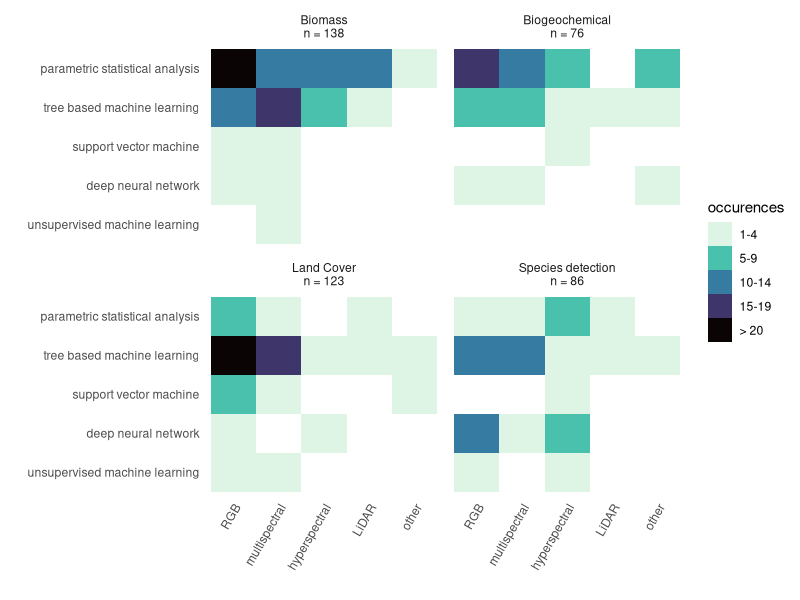

Here is the R script that generated this plot:
### load packages

library(tidyverse)
library(ggplot2)
library(readxl)
library(gridExtra)
library(grid)
library(RColorBrewer)
library(viridis)

################################################################################

### directly read the excel file. no need for two files: 
excel <- read_excel("data/data_extraction/data_extraction_final.xlsx", skip = 1, na = c("","NA"))
meta <- excel[,c(2:10,18:20,39:41)]
data <- excel[,c(2,11:17,21:37)]


### delete now empty rows to receive a "true" metadata table for our 272 articles
meta <- filter(meta, !(is.na(Title)))

### make variables into factors
str(meta)
meta[,c(2,6,8:14)] <- meta[,c(2,6,8:14)] |>
  mutate_if(sapply(meta[,c(2,6,8:14)], is.character), as.factor)


str(data)
data[,c(2:7,9:13,15:25)] <- data[,c(2:7,9:13,15:25)] |>
  mutate_if(sapply(data[,c(2:7,9:13,15:25)], is.character), as.factor)

table(data$algorithm_grouped)

################################################################################

### heatmaps of algorithm x sensor for all analysed traits (Biomass, land cover etc)

### Als Datensatz dafür brauchen wir:DOI, habitat quality, algorithm grouped und Sensor

combi <- data |>
  select(DOI, Sensor, Habitat_quality_grouped, algorithm_grouped) |>
  filter(!(is.na(algorithm_grouped) & is.na(Habitat_quality_grouped) & is.na(Sensor))) |> 
  group_by(DOI) |>                                      ### group articles by DOI 
  fill(algorithm_grouped,.direction = "down") |>        ### fill NAs by the variable that sits above 
  fill(Habitat_quality_grouped,.direction = "down") |>
  fill(Sensor, .direction = "down") |>
  ungroup()
           
table(combi$Sensor)

### combine custom / other sensor types
combi$Sensor <- case_when(
  combi$Sensor %in% c("hyperspectral", "hyperspectral (panchromatic)") ~ "hyperspectral",
  combi$Sensor == "multispectral" ~ "multispectral",
  combi$Sensor == "LiDAR" ~ "LiDAR",
  combi$Sensor == "RGB" ~ "RGB",
  combi$Sensor == "missing" ~ "missing",
  TRUE ~ "other"
)
table(combi$Sensor)

### define levels for algorithm and sensor
combi$Sensor <- factor(combi$Sensor,
                       levels = c("RGB", "multispectral", "hyperspectral", "LiDAR", "other", "missing"))



### combine algorithm types:
## ddnn ist tippfehler
## dlnn zu cnn um es von den "normalen" nn abzugrenzen
##
##
table(combi$algorithm_grouped)

## zweite version mit etwas gröberer Gruppierung
## vor zeile 77 gleich


### rename algorithms
combi$algorithm_grouped <- case_when(
  combi$algorithm_grouped %in% c("linear", "Non-linear") ~ "parametric statistical analysis",
  combi$algorithm_grouped == "tree" ~ "tree based machine learning",
  combi$algorithm_grouped == "svm" ~ "support vector machine",
  combi$algorithm_grouped %in% c("nn", "dlnn") ~ "deep neural network",
  combi$algorithm_grouped == "unsupervised" ~ "unsupervised machine learning",
  combi$algorithm_grouped == "missing" ~ "missing",
  TRUE ~ "other"
)


combi$algorithm_grouped <- factor(combi$algorithm_grouped,
                                  levels = c("missing","other",
                                             "unsupervised machine learning",
                                             "deep neural network",
                                             "support vector machine",
                                             "tree based machine learning",
                                             "parametric statistical analysis"))

combi$Habitat_quality_grouped <- factor(combi$Habitat_quality_grouped,
                                        levels = c("Biomass", "Biogeochemical", "Land Cover", "Species detection", "Other"))


table(combi$Sensor)
table(combi$algorithm_grouped)

######################################################

test <- combi |>
  select(Habitat_quality_grouped, Sensor, algorithm_grouped) |>
  count(Sensor, algorithm_grouped, Habitat_quality_grouped) |>
  filter(Habitat_quality_grouped %in% c("Biogeochemical", "Biomass", "Land Cover", "Species detection"))  |>
  filter(Sensor %in% c("RGB", "multispectral", "hyperspectral", "LiDAR", "other")) |>
  filter(algorithm_grouped %in% c("deep neural network",
                                  "support vector machine",
                                  "unsupervised machine learning",
                                  "tree based machine learning",
                                  "parametric statistical analysis")) |>
  mutate(n = cut(n, breaks = c(1,5,10,15,20,50), right = F))

test$n <- case_when(
  test$n == "[1,5)" ~ "1-4",
  test$n == "[5,10)" ~ "5-9",
  test$n == "[10,15)" ~ "10-14",
  test$n == "[15,20)" ~ "15-19",
  test$n == "[20,50)" ~ "> 20",
  TRUE ~ "other"
)
test
test$n <- factor(test$n,
                 levels = c("1-4","5-9","10-14","15-19","> 20"))

### define labels with number of observations for the habitat facets
habitats <- c(
  "Biomass" = "Biomass\nn = 138",
  "Biogeochemical" = "Biogeochemical\nn = 76",
  "Land Cover" = "Land Cover\nn = 123",
  "Species detection" = "Species detection\nn = 86"
)

table(combi$Habitat_quality_grouped)

ggplot(data = test, aes(x = Sensor, y = algorithm_grouped, fill = n)) + 
  geom_tile() +
  facet_wrap(vars(Habitat_quality_grouped), 
             labeller = labeller(Habitat_quality_grouped = habitats))+
  # scale_fill_gradient(low = "#fef0d9", high = "#cb181d") + ### if gradient scale should be used
  scale_fill_viridis(discrete = T, option = "G", direction = -1) +
  labs(x = "", y = "", fill = "occurences")+
  theme_minimal()+
  theme(axis.text.x = element_text(angle = 60, hjust = 1),
        panel.grid.major = element_blank())



#ggsave("figures/analysis.pdf", width = 16, height = 12, units = "cm")
